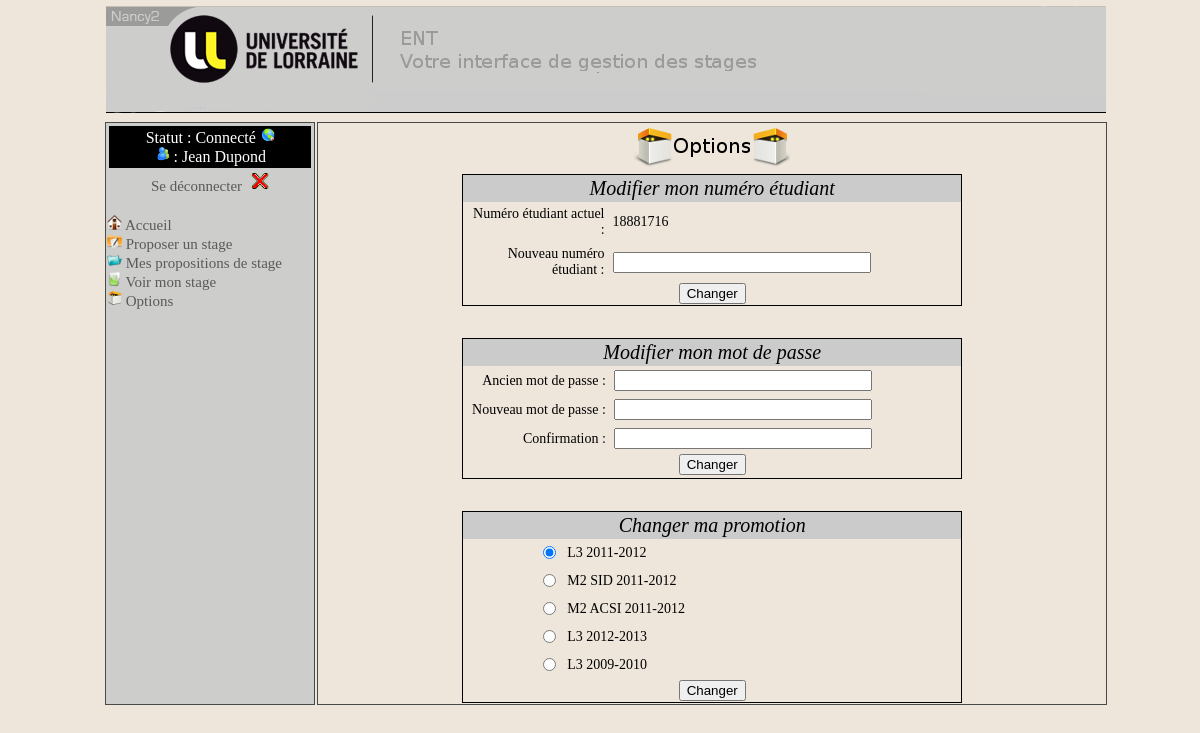
Page /?action=optionEtudiant (signed in) on the committed database.
### tables this page shows
CREATE TABLE IF NOT EXISTS `promotion` (
  `idpromotion` int(11) NOT NULL AUTO_INCREMENT,
  `nompromotion` varchar(50) DEFAULT NULL,
  `accesentreprises` tinyint(1) DEFAULT NULL,
  PRIMARY KEY (`idpromotion`)
);

### Pages/Controleur/ControleurEtudiant.php (called while the page is built, shortened)
<?php
require_once RACINE_VUE . 'Afficheur.php';
require_once RACINE_VUE . 'VueMenuGauche.php';
require_once RACINE_VUE . 'VueCorpsEtudiant.php';
require_once 'BDCommun.php';
    function afficherOptionEtudiant(){
        $messageChangementMdp = "" ;
        $tabPromotion = BDCommun::recherchePromotion();
        $corps = genererAfficherOptionEtudiant($tabPromotion, $messageChangementMdp);
    }
?>

### Pages/Controleur/ControleurPrincipal.php (called while the page is built, shortened)
<?php
require_once RACINE_CONTROLEUR . 'ControleurEtudiant.php';
call_action();
function verifierAutorisationAction($action) {
    if (isset($_SESSION['connecte'])) {
        if ($_SESSION['connecte'] == 1) {
            $utilisateur = $_SESSION['modeleUtilisateur'];
            if ($utilisateur->getAdmin()) {
                if ($action == "listePropositionStageResponsable") {
                    return $action;
                } else if ($action == "detailProp") {
                    return $action;
                } else if ($action == "validerProp") {
                    return $action;
                } else if ($action == 'detailStage') {
                    return $action;
                } else if ($action == "editerStage") {
                    return $action;
                } else if ($action == "listeStageAnneeCourante") {
                    return $action;
                } else if ($action == "listeStages") {
                    return $action;
                } else if ($action == "gererCompteAdmin") {
                    return $action;
                } else if ($action == "accesDonneesEtudiants") {
                    return $action;
                } else if ($action == "pagePrincipale") {
                    return $action;
                } else if ($action == "connexion") {
                    return $action;
                } else if ($action == "deconnexion") {
                    return $action;
                } else if ($action == "ajouterAdmin") {
                    return $action;
                } else if ($action == "validerModifStage") {
                    return $action;
                } else if ($action == "modifierAdmin") {
                    return $action;
                } else if ($action == "modifierAdminEtape2") {
                    return $action;
                } else if ($action == "supprimerAdmin") {
                    return $action;
                } else if ($action == "option") {
                    return $action;
                } else if ($action == "gererPromotion") {
                    return $action;
                } else if ($action == "telechargement") {
                    return $action;
                } else {
                    return "pagePrincipaleResponsable";
                }
            } else {
                if ($action == "proposerStageEtape1") {
                    return $action;
                } else if ($action == "proposerStageEtape2") {
                    return $action;
                } else if ($action == "proposerStageEtape3") {
                    return $action;
                } else if ($action == "editerPropositionStage") {
                    return $action;
                } else if ($action == "editerStageEtudiant") {
                    return $action;
                } else if ($action == "validerModifStageEtudiant") {
                    return $action;
                } else if ($action == "supprimerProposition") {
                    return $action;
                } else if ($action == "listePropositionStageEtudiant") {
                    return $action;
                } else if ($action == "voirStageEtudiant") {
                    return $action;
                } else if ($action == "modifierContact") {
                    return $action;
                } else if ($action == "modifierContactEtape2") {
                    return $action;
                } else if ($action == "modifierInformations") {
                    return $action;
                } else if ($action == "pagePrincipale") {
                    return $action;
                } else if ($action == "connexion") {
                    return $action;
                } else if ($action == "deconnexion") {
                    return $action;
                } else if ($action == "telechargement") {
                    return $action;
                } else if ($action == "optionEtudiant") {
                    return $action;
                } else {
                    return "pagePrincipaleEtudiant";
                }
            }
        }
    }
}
function call_action() {
    $action = '';
    if (!isset($_REQUEST['action'])) {
        $action = 'afficherAccueil';
    } else {
        $action = $_REQUEST['action'];
        $action = verifierAutorisationAction($action);
        switch ($action) {
            case 'optionEtudiant' :
                $action = 'afficherOptionEtudiant';
                break;
        }
    }
    $action();
}
?>

### index.php (called while the page is built, shortened)
<?php
    require_once RACINE_CONTROLEUR.'ControleurPrincipal.php' ;
?>

### Pages/Modele/ModeleUtilisateur.php (called while the page is built, shortened)
    <?php
    class ModeleUtilisateur {
        private $idpromotion ;
        private $numeroetudiant ;
        public function getIdPromotion() {
            return $this->idpromotion;
        }
        public function getNumeroetudiant() {
            return $this->numeroetudiant;
        }
    }
?>

### Pages/Modele/ModelePromotion.php (called while the page is built, shortened)
<?php
class ModelePromotion {
    private $idpromotion;
    private $nompromotion;
    function __construct($idpromotion, $nompromotion, $accesentreprises) {
        $this->idpromotion = $idpromotion;
        $this->nompromotion = $nompromotion;
    }
    public function getIdpromotion() {
        return $this->idpromotion;
    }
    public function getNompromotion() {
        return $this->nompromotion;
    }
}
?>

### BDCommun.php (called while the page is built, shortened)
<?php
class BDCommun{
    public static function recherchePromotion(){
        $tabPromo = NULL ;
        $requete = "SELECT idpromotion, nompromotion, accesentreprises FROM promotion ";
        $retour = mysql_query($requete) ;
        $i = 0 ;
        while ($tableau = mysql_fetch_array($retour)) {
            $tabPromo[$i] = new ModelePromotion($tableau['idpromotion'], $tableau['nompromotion'], $tableau['accesentreprises']);
            $i++;
        }
        return $tabPromo;
    }
}
?>

### Pages/Vue/VueCorpsEtudiant.php (the view, shortened to what this page needs)
<?php
function genererAfficherOptionEtudiant($tabPromotion, $messageChangementMdp) {
    $utilisateur = $_SESSION['modeleUtilisateur'];
    $promoEtudiante = $utilisateur->getIdPromotion();
    $corps = "<td id = \"corps\"><table>
                    <tr>
                        <td class=\"titre\">
                            <img src=\"Images/options.png\" alt=\"titre\">
                        </td>
                    </tr>
                </table>
            <script src=\"" . RACINE . RACINE_SCRIPT . "OptionEtudiant.js\" type=\"text/javascript\"></script>
            <form onsubmit=\"return changementNumEtudiant()\" action=\"" . RACINE . "?action=optionEtudiant\" method=\"post\">
                <table class=\"form_options_etu\">
                    <tr>
                        <td class=\"form_ajout_option_sous_categ\" colspan=\"2\">
                            Modifier mon num&eacutero &eacutetudiant<br/<<br/>
                        </td>
                    </tr>
                    <tr>
                        <td class=\"form_options_etu_nom_champ\">
                            Num&eacute;ro &eacute;tudiant actuel :
                        </td>
                        <td class=\"form_options_etu_champ\">
                            ".$_SESSION['modeleUtilisateur']->getNumeroetudiant()."
                        </td>
                    </tr>
                    <tr>
                        <td class=\"form_options_etu_nom_champ\">
                            Nouveau num&eacute;ro &eacute;tudiant :
                        </td>
                        <td class=\"form_options_etu_champ\">
                            <input type=\"text\" class=\"forml\" style=\"width:250px;\" name=\"numEtudiant\" id=\"numEtudiant\" />
                        </td>
                    </tr>
                    <tr>
                        <td class=\"submit\" colspan=\"2\">
                            <input id=\"log-submit\" type=\"submit\" value=\"Changer\" />
                        </td>
                    </tr>
                </table>
            </form>
                <script src=\"" . RACINE . RACINE_SCRIPT . "OptionEtudiant.js\" type=\"text/javascript\"></script>
                <form onsubmit=\"return changementMdp()\" action=\"" . RACINE . "?action=optionEtudiant\" method=\"post\">
                <table class=\"form_options_etu\">
                    <tr>
                        <td class=\"form_ajout_option_sous_categ\" colspan=\"2\">
                            Modifier mon mot de passe<br/<<br/>
                        </td>
                    </tr>
                    <tr>
                        <td class=\"form_options_etu_nom_champ\">
                            Ancien mot de passe :
                        </td>
                        <td class=\"form_options_etu_champ\">
                            <input type=\"password\" class=\"forml\" style=\"width:250px;\" name=\"password_old\" id=\"password_old\" />
                        </td>
                    </tr>
                    <tr>
                        <td class=\"form_options_etu_nom_champ\">
                            Nouveau mot de passe :
                        </td>
                        <td class=\"form_options_etu_champ\">
                            <input type=\"password\" class=\"forml\" style=\"width:250px;\" name=\"password\" id=\"password\" />
                        </td>
                    </tr>
                    <tr>
                        <td class=\"form_options_etu_nom_champ\">
                            Confirmation :
                        </td>
                        <td class=\"form_options_etu_champ\">
                            <input type=\"password\" class=\"forml\" style=\"width:250px;\" name=\"password2\" id=\"password2\" />
                        </td>
                    </tr>
                    <tr>
                        <td class=\"submit\" colspan=\"2\">
                            <input id=\"log-submit\" type=\"submit\" value=\"Changer\" />
                        </td>
                     </tr>
                     <tr>
                        <td class=\"submit\" colspan=\"2\">
                            ".$messageChangementMdp."
                        </td>
                    </tr>
                </table>
            </form><br/><br/>
                <form name=\"formulairePromotion\"  method=\"post\" action=\"" . RACINE . "?action=optionEtudiant\">
                <table class=\"form_options_etu\">
                    <tr>
                        <td colspan=\"2\" class=\"form_ajout_option_sous_categ\" colspan=\"2\">
                            Changer ma promotion
                        </td>
                    </tr>
                ";
                foreach ($tabPromotion as $promoCourante) {
                    if($promoCourante->getIdpromotion() == $promoEtudiante){
                        $corps .= "<tr><td class=\"form_options_etu_nom_champ\"><input type=\"radio\" name=\"idPromo\" value=\"" . $promoCourante->getIdpromotion() . "\" id=\"" . $promoCourante->getIdpromotion() . "\" checked/></td>";
                    }else{
                        $corps .= "<tr><td class=\"form_options_etu_nom_champ\"><input type=\"radio\" name=\"idPromo\" value=\"" . $promoCourante->getIdpromotion() . "\" id=\"" . $promoCourante->getIdpromotion() . "\" /></td>";
                    }
                    $corps .="<td class=\"form_options_etu_champ\"><label for=" . $promoCourante->getIdpromotion() . ">" . $promoCourante->getNompromotion() . "</label></td></tr>";
                }
                $corps .= "<tr><td class=\"submit\" colspan=\"2\"><input type=\"submit\" value=\"Changer\" >
                            </td></tr></table></form>";
     $corps .="</td>
            </tr>
        </table>";
    return $corps;
}
?>

### Styles/index.css (style rules this page uses)
body { margin: 0 auto 0 auto; width: 1000px; height: 100% ; background-color: #eee6db; }
#corps { padding-left: 10px; padding-right: 10px; border: 1px solid #494949; width: 820px; vertical-align: top; }

### Styles/site.css (style rules this page uses)
.submit { text-align: center; width: 840px; }
.form_options_etu { margin: 0 auto 0 auto; width: 500px; border: 1px solid black; border-collapse: collapse; }
.form_options_etu_nom_champ { text-align: right; padding: 4px; }
.form_options_etu_champ { text-align: left; padding: 4px; }
.form_ajout_option_sous_categ { font-size: 20px; font-style: italic; text-align: center; padding-top: 2px; padding-bottom: 2px; background-color: #cbcbcb; color: black; }
.titre { text-align: center; width: 820px; }

### rows in the picture
promotion: nompromotion "L3 2011-2012"
promotion: nompromotion "M2 SID 2011-2012"
promotion: nompromotion "M2 ACSI 2011-2012"
promotion: nompromotion "L3 2012-2013"
promotion: nompromotion "L3 2009-2010"

### other values in the picture
$_SESSION['prenom'] "Jean"
$_SESSION['nom'] "Dupond"
$_SESSION['modeleUtilisateur']->getNumeroetudiant() "18881716"
